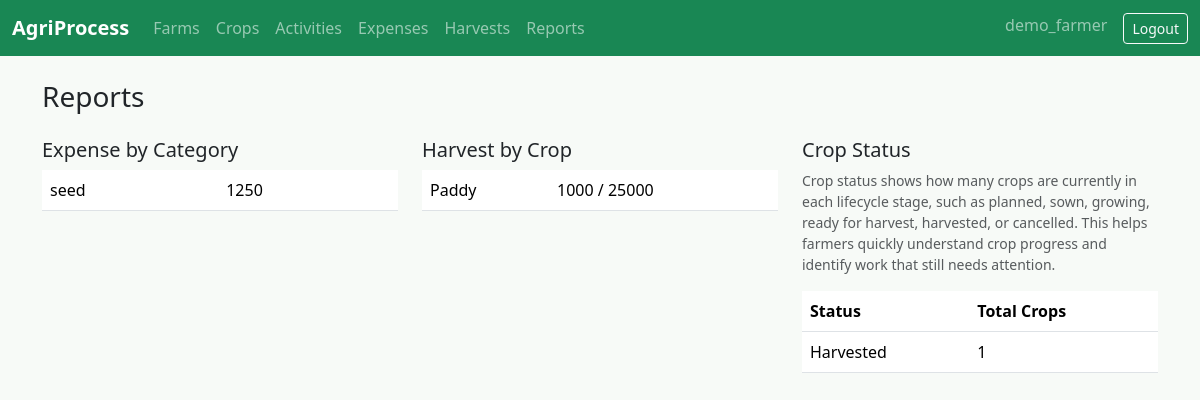
The app's page /reports/ (signed in) with its own data.
### farmops/models.py (models this page shows, shortened)
class TimeStampedModel(models.Model):
    created_at = models.DateTimeField(auto_now_add=True)
    updated_at = models.DateTimeField(auto_now=True)
    class Meta:
        abstract = True

class Expense(TimeStampedModel):
    CATEGORY_CHOICES = [
        ("seed", "Seed"),
        ("fertilizer", "Fertilizer"),
        ("pesticide", "Pesticide"),
        ("labour", "Labour"),
        ("machinery", "Machinery"),
        ("irrigation", "Irrigation"),
        ("transport", "Transportation"),
        ("other", "Other"),
    ]
    PAYMENT_CHOICES = [("cash", "Cash"), ("upi", "UPI"), ("bank", "Bank"), ("credit", "Credit")]
    crop = models.ForeignKey(Crop, on_delete=models.CASCADE, related_name="expenses")
    expense_date = models.DateField()
    expense_period = models.CharField(max_length=80, blank=True)
    expense_category = models.CharField(max_length=30, choices=CATEGORY_CHOICES)
    quantity = models.DecimalField(max_digits=10, decimal_places=2, null=True, blank=True)
    labour_details = models.CharField(max_length=160, blank=True)
    machinery_usage_duration = models.DecimalField(max_digits=8, decimal_places=2, null=True, blank=True)
    rental_or_maintenance_cost = models.DecimalField(max_digits=10, decimal_places=2, default=0)
    water_usage_cost = models.DecimalField(max_digits=10, decimal_places=2, default=0)
    distance_charges = models.DecimalField(max_digits=10, decimal_places=2, default=0)
    payment_details = models.CharField(max_length=20, choices=PAYMENT_CHOICES, default="cash")
    total_expense_amount = models.DecimalField(max_digits=12, decimal_places=2, validators=[MinValueValidator(Decimal("0.00"))])
    notes = models.TextField(blank=True)
    class Meta:
        ordering = ["-expense_date"]

class Crop(TimeStampedModel):
    STATUS_CHOICES = [
        ("planned", "Planned"),
        ("sown", "Sown"),
        ("growing", "Growing"),
        ("ready", "Ready for Harvest"),
        ("harvested", "Harvested"),
        ("cancelled", "Cancelled"),
    ]
    SEASONS = [
        ("kharif", "Kharif"),
        ("rabi", "Rabi"),
        ("zaid", "Zaid"),
        ("annual", "Annual"),
    ]
    farm = models.ForeignKey(Farm, on_delete=models.CASCADE, related_name="crops")
    crop_registration_number = models.CharField(max_length=60)
    crop_code = models.CharField(max_length=30)
    crop_name = models.CharField(max_length=100)
    crop_variety = models.CharField(max_length=100)
    crop_category = models.CharField(max_length=80)
    season = models.CharField(max_length=20, choices=SEASONS)
    sowing_date = models.DateField()
    sowing_method = models.CharField(max_length=80)
    seed_spacing = models.CharField(max_length=80, blank=True)
    crop_status = models.CharField(max_length=20, choices=STATUS_CHOICES, default="planned")
    notes = models.TextField(blank=True)
    class Meta:
        ordering = ["-sowing_date", "crop_name"]
        constraints = [
            models.UniqueConstraint(fields=["farm", "crop_code"], name="unique_crop_code_per_farm")
        ]

### farmops/views.py (the view)
# urls.py: path("reports/", views.ReportsView.as_view(), name="reports"),
class ReportsView(LoginRequiredMixin, TemplateView):
    template_name = "farmops/reports.html"
    def get_context_data(self, **kwargs):
        context = super().get_context_data(**kwargs)
        user = self.request.user
        context["expense_by_category"] = Expense.objects.filter(crop__farm__owner=user).values("expense_category").annotate(total=Sum("total_expense_amount"))
        context["harvest_by_crop"] = Harvest.objects.filter(crop__farm__owner=user).values("crop__crop_name").annotate(quantity=Sum("harvested_quantity"), income=Sum("total_income"))
        context["crop_status"] = Crop.objects.filter(farm__owner=user).values("crop_status").annotate(total=Count("id"))
        return context

### templates/farmops/reports.html
{% extends "base.html" %}
{% block content %}
<h1 class="h3 mb-4">Reports</h1>
<div class="row g-4">
  <div class="col-lg-4"><h2 class="h5">Expense by Category</h2><table class="table"><tbody>{% for row in expense_by_category %}<tr><td>{{ row.expense_category }}</td><td>{{ row.total }}</td></tr>{% empty %}<tr><td>No expense data.</td></tr>{% endfor %}</tbody></table></div>
  <div class="col-lg-4"><h2 class="h5">Harvest by Crop</h2><table class="table"><tbody>{% for row in harvest_by_crop %}<tr><td>{{ row.crop__crop_name }}</td><td>{{ row.quantity }} / {{ row.income }}</td></tr>{% empty %}<tr><td>No harvest data.</td></tr>{% endfor %}</tbody></table></div>
  <div class="col-lg-4">
    <h2 class="h5">Crop Status</h2>
    <p class="text-muted small">
      Crop status shows how many crops are currently in each lifecycle stage,
      such as planned, sown, growing, ready for harvest, harvested, or cancelled.
      This helps farmers quickly understand crop progress and identify work that
      still needs attention.
    </p>
    <table class="table">
      <thead><tr><th>Status</th><th>Total Crops</th></tr></thead>
      <tbody>
        {% for row in crop_status %}
          <tr><td>{{ row.crop_status|title }}</td><td>{{ row.total }}</td></tr>
        {% empty %}
          <tr><td colspan="2">No crop data.</td></tr>
        {% endfor %}
      </tbody>
    </table>
  </div>
</div>
{% endblock %}

### templates/base.html (shortened to what this page needs)
{% load static %}
<!doctype html>
<html lang="en">
<head>
  <link href="https://cdn.jsdelivr.net/npm/bootstrap@5.3.3/dist/css/bootstrap.min.css" rel="stylesheet">
  <link rel="stylesheet" href="{% static 'css/styles.css' %}">
</head>
<body>
  <nav class="navbar navbar-expand-lg navbar-dark bg-success">
    <div class="container-fluid">
      <a class="navbar-brand fw-semibold" href="{% url 'dashboard' %}">AgriProcess</a>
      <div class="collapse navbar-collapse" id="nav">
        <ul class="navbar-nav me-auto">
          {% if user.is_authenticated %}
            <li class="nav-item"><a class="nav-link" href="{% url 'farm-list' %}">Farms</a></li>
            <li class="nav-item"><a class="nav-link" href="{% url 'crop-list' %}">Crops</a></li>
            <li class="nav-item"><a class="nav-link" href="{% url 'activity-list' %}">Activities</a></li>
            <li class="nav-item"><a class="nav-link" href="{% url 'expense-list' %}">Expenses</a></li>
            <li class="nav-item"><a class="nav-link" href="{% url 'harvest-list' %}">Harvests</a></li>
            <li class="nav-item"><a class="nav-link" href="{% url 'reports' %}">Reports</a></li>
          {% endif %}
        </ul>
        <ul class="navbar-nav">
          {% if user.is_authenticated %}
            <li class="nav-item"><span class="navbar-text me-3">{{ user.username }}</span></li>
            <li class="nav-item"><form method="post" action="{% url 'logout' %}">{% csrf_token %}<button class="btn btn-outline-light btn-sm">Logout</button></form></li>
          {% else %}
            <li class="nav-item"><a class="btn btn-outline-light btn-sm me-2" href="{% url 'login' %}">Login</a></li>
            <li class="nav-item"><a class="btn btn-light btn-sm" href="{% url 'register' %}">Register</a></li>
          {% endif %}
        </ul>
      </div>
    </div>
  </nav>
  <main class="container py-4">
    {% block content %}{% endblock %}
  </main>
</body>
</html>

### static/css/styles.css (style rules this page uses)
body { background: #f7faf7; }

### records on screen
Expense: expense_category "seed", total "1250"
Crop: crop__crop_name "Paddy", quantity "1000", income "25000", crop_status "Harvested", total "1"

### other values on screen
{{ user.username }} "demo_farmer"
